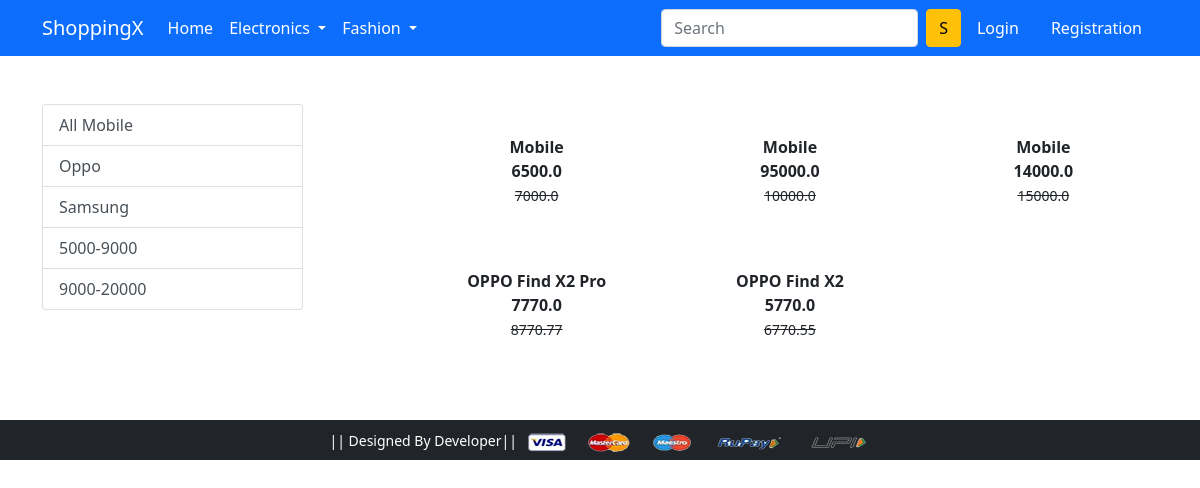
/mobile/, run on the app's committed database.
### app/models.py (models this page shows, shortened)
class Product(models.Model):
    title = models.CharField(max_length=200)
    selling_price = models.FloatField()
    discounted_price = models.FloatField()
    description = models.TextField()
    brand = models.CharField(max_length=22)
    category = models.CharField(choices=CATEGORY_CHOICES, max_length=2)
    product_image = models.ImageField(upload_to='productimg')

### app/views.py (the view)
# urls.py: path('mobile/', views.mobile, name='mobile'),
def mobile(request, data=None):
    mobiles = None
    if data == None:
        mobiles = Product.objects.filter(category='M')
    elif data == 'Oppo' or data == 'Samsung':
        mobiles = Product.objects.filter(category='M').filter(brand=data)
    elif data == 'below':
        mobiles = Product.objects.filter(category='M').filter(discounted_price__lt=9500)
    elif data == 'above':
        mobiles = Product.objects.filter(category='M').filter(discounted_price__gt=9500)
    return render(request, 'app/mobile.html', {'mobiles': mobiles})

### app/templates/app/mobile.html (shortened to what this page needs)
{% extends 'app/base.html' %}
{% load static %}
{% block main-content %}
<div class="container my-5">
 <div class="row">
  <div class="col-sm-3">
   <div class="list-group">
    <a href="{% url 'mobile' %}" class="list-group-item list-group-item-action" aria-current="true">All Mobile</a>
    <a href="{% url 'mobiledata' 'Oppo' %}" class="list-group-item list-group-item-action" aria-current="true">Oppo</a>
    <a href="{% url 'mobiledata' 'Samsung' %}" class="list-group-item list-group-item-action" aria-current="true">Samsung</a>
    <a href="{% url 'mobiledata' 'below' %}" class="list-group-item list-group-item-action" aria-current="true">5000-9000</a>
    <a href="{% url 'mobiledata' 'above' %}" class="list-group-item list-group-item-action" aria-current="true">9000-20000</a>
   </div>
  </div>
  <div class="col-sm-8 offset-sm-1">
   <div class="row">
    {% for product in mobiles %}
    <div class=" col-sm-4 text-center mb-4">
     <a href="{% url 'product-detail' product.id %}" class="btn">
      <div class="item">
       <div class="fw-bold">{{product.title}}</div>
       <div class="fw-bold">{{product.discounted_price}}</div>
       <small class="fw-light text-decoration-line-through">{{product.selling_price}}</small>
      </div>
     </a>
    </div>
    {% endfor %}
   </div>
  </div>
 </div>
</div>
{% endblock main-content %}

### app/templates/app/base.html (shortened to what this page needs)
<!doctype html>
{% load static %}
<html lang="en">
  <head>
    <link href="https://cdn.jsdelivr.net/npm/bootstrap@5.0.0-beta1/dist/css/bootstrap.min.css" rel="stylesheet">
    <link rel="stylesheet" href="{% static 'app/css/owl.carousel.min.css' %}">
    <link rel="stylesheet" href="{% static 'app/css/all.min.css' %}">
    <link rel="stylesheet" href="{% static 'app/css/style.css' %}">
  </head>
  <body>
    <nav class="navbar navbar-expand-lg navbar-dark bg-primary">
     <div class="container">
       <a class="navbar-brand" href="/">ShoppingX</a>
       <div class="collapse navbar-collapse" id="navbarSupportedContent">
         <ul class="navbar-nav me-auto mb-2 mb-lg-0">
           <li class="nav-item">
             <a class="nav-link active" aria-current="page" href="/">Home</a>
           </li>
           <li class="nav-item dropdown">
             <a class="nav-link dropdown-toggle text-white" href="#" id="electronicsDropdown" role="button" data-bs-toggle="dropdown" aria-expanded="false">
               Electronics
             </a>
           </li>
           <li class="nav-item dropdown">
             <a class="nav-link dropdown-toggle text-white" href="#" id="fashionDropdown" role="button" data-bs-toggle="dropdown" aria-expanded="false">
               Fashion
             </a>
           </li>
         </ul>
         <form class="d-flex">
           <input class="form-control me-2" type="search" placeholder="Search" aria-label="Search">
           <button class="btn btn-warning" type="submit">S</button>
         </form>
         <div>
          <ul class="navbar-nav me-auto mb-2 mb-lg-0">
              {% if request.user.is_authenticated %}
           <li class="nav-item dropdown mx-2">
              <a class="nav-link dropdown-toggle text-white" href="#" id="profileDropdown" role="button" data-bs-toggle="dropdown" aria-expanded="false">
                {{ request.user.username }}
              </a>
              <ul class="dropdown-menu" aria-labelledby="profileDropdown">
                <li><a class="dropdown-item" href="{% url 'profile' %}">Profile</a></li>
                <li><a class="dropdown-item" href="{% url 'orders' %}">Orders</a></li>
                <li><a class="dropdown-item" href="{% url 'passwordchange' %}">Change Password</a></li>
                <li><a class="dropdown-item" href="{% url 'logout' %}">Logout</a></li>
              </ul>
            </li>
            <li class="nav-item mx-2">
             <a href="{% url 'add-to-cart' %}" class="nav-link text-white"><span class="badge bg-danger">4</span> Cart </a>
            </li>
              {% else %}
            <li class="nav-item mx-2">
             <a href="{% url 'login' %}" class="nav-link text-white">Login</a>
            </li>
            <li class="nav-item mx-2">
             <a href="{% url 'customerregistration' %}" class="nav-link text-white">Registration</a>
            </li>
              {% endif %}
          </ul>
         </div>
       </div>
     </div>
    </nav>
    {% block main-content %} {% endblock main-content %}
    <footer class="container-fluid bg-dark text-center p-2 mt-5">
        <small class="text-white"> || Designed By  Developer|| </small>
        <img src="{% static 'app/images/payment.png' %}" alt="" srcset="" class="img-fluid" height="2px">
    </footer>
  </body>
</html>

### data on the page
Product: title "Mobile", discounted_price "6500.0", selling_price "7000.0"
Product: title "Mobile", discounted_price "95000.0", selling_price "10000.0"
Product: title "Mobile", discounted_price "14000.0", selling_price "15000.0"
Product: title "OPPO Find X2 Pro", discounted_price "7770.0", selling_price "8770.77"
Product: title "OPPO Find X2", discounted_price "5770.0", selling_price "6770.55"
